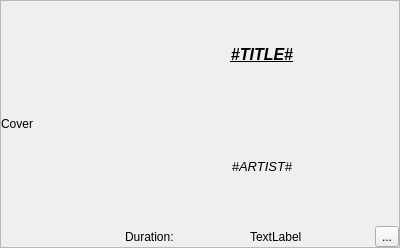
<?xml version="1.0" encoding="UTF-8"?>
<ui version="4.0">
 <class>songframe</class>
 <widget class="QFrame" name="songframe">
  <property name="geometry">
   <rect>
    <x>0</x>
    <y>0</y>
    <width>400</width>
    <height>248</height>
   </rect>
  </property>
  <property name="windowTitle">
   <string>Frame</string>
  </property>
  <property name="autoFillBackground">
   <bool>true</bool>
  </property>
  <property name="frameShape">
   <enum>QFrame::StyledPanel</enum>
  </property>
  <property name="frameShadow">
   <enum>QFrame::Sunken</enum>
  </property>
  <layout class="QHBoxLayout" name="horizontalLayout">
   <property name="margin">
    <number>0</number>
   </property>
   <item>
    <layout class="QHBoxLayout" name="horizontalLayout_4">
     <item>
      <widget class="QLabel" name="cover">
       <property name="minimumSize">
        <size>
         <width>96</width>
         <height>96</height>
        </size>
       </property>
       <property name="maximumSize">
        <size>
         <width>96</width>
         <height>96</height>
        </size>
       </property>
       <property name="text">
        <string>Cover</string>
       </property>
      </widget>
     </item>
     <item>
      <layout class="QVBoxLayout" name="verticalLayout_2">
       <property name="spacing">
        <number>0</number>
       </property>
       <item>
        <widget class="QLabel" name="multi">
         <property name="maximumSize">
          <size>
           <width>16</width>
           <height>16</height>
          </size>
         </property>
         <property name="text">
          <string/>
         </property>
         <property name="pixmap">
          <pixmap resource="ultraedit.qrc">:/images/multi.png</pixmap>
         </property>
         <property name="scaledContents">
          <bool>true</bool>
         </property>
        </widget>
       </item>
       <item>
        <widget class="QLabel" name="freestyle">
         <property name="maximumSize">
          <size>
           <width>16</width>
           <height>16</height>
          </size>
         </property>
         <property name="text">
          <string/>
         </property>
         <property name="pixmap">
          <pixmap resource="ultraedit.qrc">:/images/freestyle.png</pixmap>
         </property>
         <property name="scaledContents">
          <bool>true</bool>
         </property>
        </widget>
       </item>
       <item>
        <widget class="QLabel" name="golden">
         <property name="maximumSize">
          <size>
           <width>16</width>
           <height>16</height>
          </size>
         </property>
         <property name="text">
          <string/>
         </property>
         <property name="pixmap">
          <pixmap resource="ultraedit.qrc">:/images/note.png</pixmap>
         </property>
         <property name="scaledContents">
          <bool>true</bool>
         </property>
        </widget>
       </item>
       <item>
        <widget class="QLabel" name="background">
         <property name="maximumSize">
          <size>
           <width>16</width>
           <height>16</height>
          </size>
         </property>
         <property name="text">
          <string/>
         </property>
         <property name="pixmap">
          <pixmap resource="ultraedit.qrc">:/images/landscape.png</pixmap>
         </property>
         <property name="scaledContents">
          <bool>true</bool>
         </property>
        </widget>
       </item>
       <item>
        <widget class="QLabel" name="video">
         <property name="maximumSize">
          <size>
           <width>16</width>
           <height>16</height>
          </size>
         </property>
         <property name="text">
          <string/>
         </property>
         <property name="pixmap">
          <pixmap resource="ultraedit.qrc">:/images/video.png</pixmap>
         </property>
         <property name="scaledContents">
          <bool>true</bool>
         </property>
        </widget>
       </item>
      </layout>
     </item>
    </layout>
   </item>
   <item>
    <layout class="QVBoxLayout" name="verticalLayout">
     <item>
      <widget class="QLabel" name="title">
       <property name="text">
        <string>&lt;html&gt;&lt;head/&gt;&lt;body&gt;&lt;p align=&quot;center&quot;&gt;&lt;span style=&quot; font-size:12pt; font-weight:600; font-style:italic; text-decoration: underline;&quot;&gt;#TITLE#&lt;/span&gt;&lt;/p&gt;&lt;/body&gt;&lt;/html&gt;</string>
       </property>
      </widget>
     </item>
     <item>
      <widget class="QLabel" name="artist">
       <property name="text">
        <string>&lt;html&gt;&lt;head/&gt;&lt;body&gt;&lt;p align=&quot;center&quot;&gt;&lt;span style=&quot; font-size:10pt; font-style:italic;&quot;&gt;#ARTIST#&lt;/span&gt;&lt;/p&gt;&lt;/body&gt;&lt;/html&gt;</string>
       </property>
      </widget>
     </item>
     <item>
      <layout class="QHBoxLayout" name="horizontalLayout_3">
       <item>
        <widget class="QLabel" name="label">
         <property name="text">
          <string>Duration:</string>
         </property>
        </widget>
       </item>
       <item>
        <widget class="QLabel" name="duration">
         <property name="text">
          <string>TextLabel</string>
         </property>
        </widget>
       </item>
       <item>
        <widget class="QToolButton" name="playMedia">
         <property name="text">
          <string>...</string>
         </property>
         <property name="icon">
          <iconset theme="media-playback-start">
           <normaloff/>
          </iconset>
         </property>
        </widget>
       </item>
      </layout>
     </item>
    </layout>
   </item>
  </layout>
 </widget>
 <resources>
  <include location="ultraedit.qrc"/>
 </resources>
 <connections/>
</ui>
